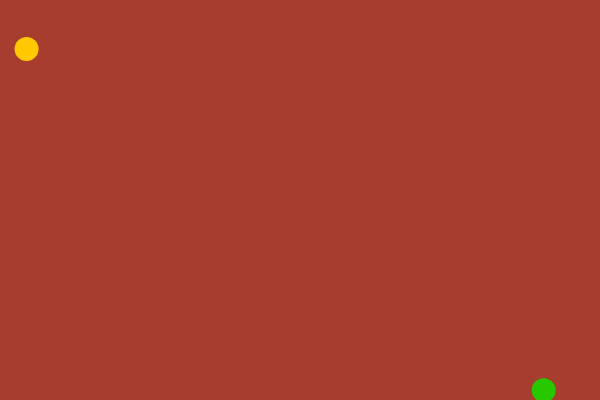
Frame 1 (no input)
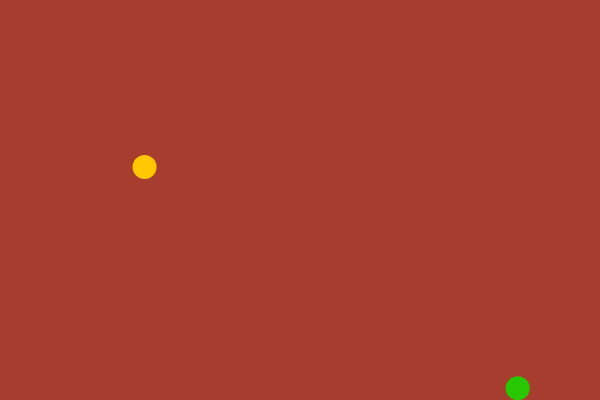
Frame 60 (no input)
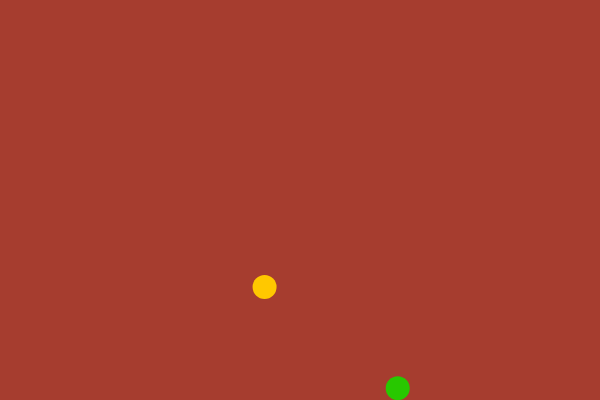
Frame 120 (the mouse pressed at the canvas centre since frame 60)

The p5.js sketch that drew these frames (run headless with seeded random() and noise() and a simulated clock; from frame 60 on, the mouse is pressed at the canvas centre):

// p5.js sketch
// ── sketch.js
var ball = {
	x: 0,
	y: 0,
	xspeed: 2,
	yspeed: 2,
	size: 24
}

let class_ball;


class Ball {
	constructor(){
		this.x = Math.random() * var_width;
		this.y = Math.random() * var_height;
		this.xspeed = 2;
		this.yspeed = 2;
		this.size = 24;
	}
	move(){
		this.x += this.xspeed;
		this.y += this.yspeed;
	}
	bounce(){
		if (this.x + this.size/2 > var_width || this.x - this.size/2 < 0){
			this.xspeed = -this.xspeed;
		}
		if (this.y + this.size/2 > var_height || this.y - this.size/2 < 0){
			this.yspeed = -this.yspeed;
		}
	}
	display(){
		noStroke();
		fill(40, 200, 0);
		ellipse(this.x, this.y, this.size, this.size);
	}
}

// width and height are reserved
var var_width = 600, var_height = 400;
var claycolor = {
	r: 166, 
	g: 61, 
	b: 47
};

function setup() {
	createCanvas(var_width, var_height);
	class_ball = new Ball();
	placeBall();
}

function draw() {
	background(claycolor.r, claycolor.g, claycolor.b);
	class_ball.move();
	class_ball.bounce();
	class_ball.display();
	move();
	bounce();
	display();
}

function placeBall()
{
	ball.x = Math.random() * var_width;
	ball.y = Math.random() * var_height;
}

function move()
{
	ball.x += ball.xspeed;
	ball.y += ball.yspeed;
}

function bounce()
{
	if (ball.x + ball.size/2 > var_width || ball.x - ball.size/2 < 0){
		ball.xspeed = -ball.xspeed;
	}
	if (ball.y + ball.size/2 > var_height || ball.y - ball.size/2 < 0){
		ball.yspeed = -ball.yspeed;
	}
}

function display()
{
	noStroke();
	fill(255, 200, 0);
	ellipse(ball.x, ball.y, ball.size, ball.size);
}
// ── star.js
class star {
	constructor(radius){
		this.x = Math.random() * var_width;
		this.y = Math.random() * var_height;
		this.size = radius;
		this.pic = random(pics);
		this.color = 0;
	}
	blink(){
		this.x += random(-5,5);
		this.y += random(-5,5);
	}
	goGrayscale(color){
		this.color = color;
	}
	goRandomColor(){
		this.color = color(random(0,255), random(0,255), random(0,255));
	}
	inbound(x, y){
		return(dist(x, y, this.x, this.y) < this.size);
	}
	overlap(other){
		let d = dist(this.x, this.y, other.x, other.y);
		return (d < (this.size + other.size)/2);
	}
	goEmacs(){
		this.pic = pics[4];
	}
	clicked(x, y){
		if (x > this.x && x < this.x + this.size && y > this.y && y < this.y + this.size){
			this.goEmacs();
		}
	}
	display(){
		image(this.pic, this.x, this.y, this.size, this.size);
	}
}
